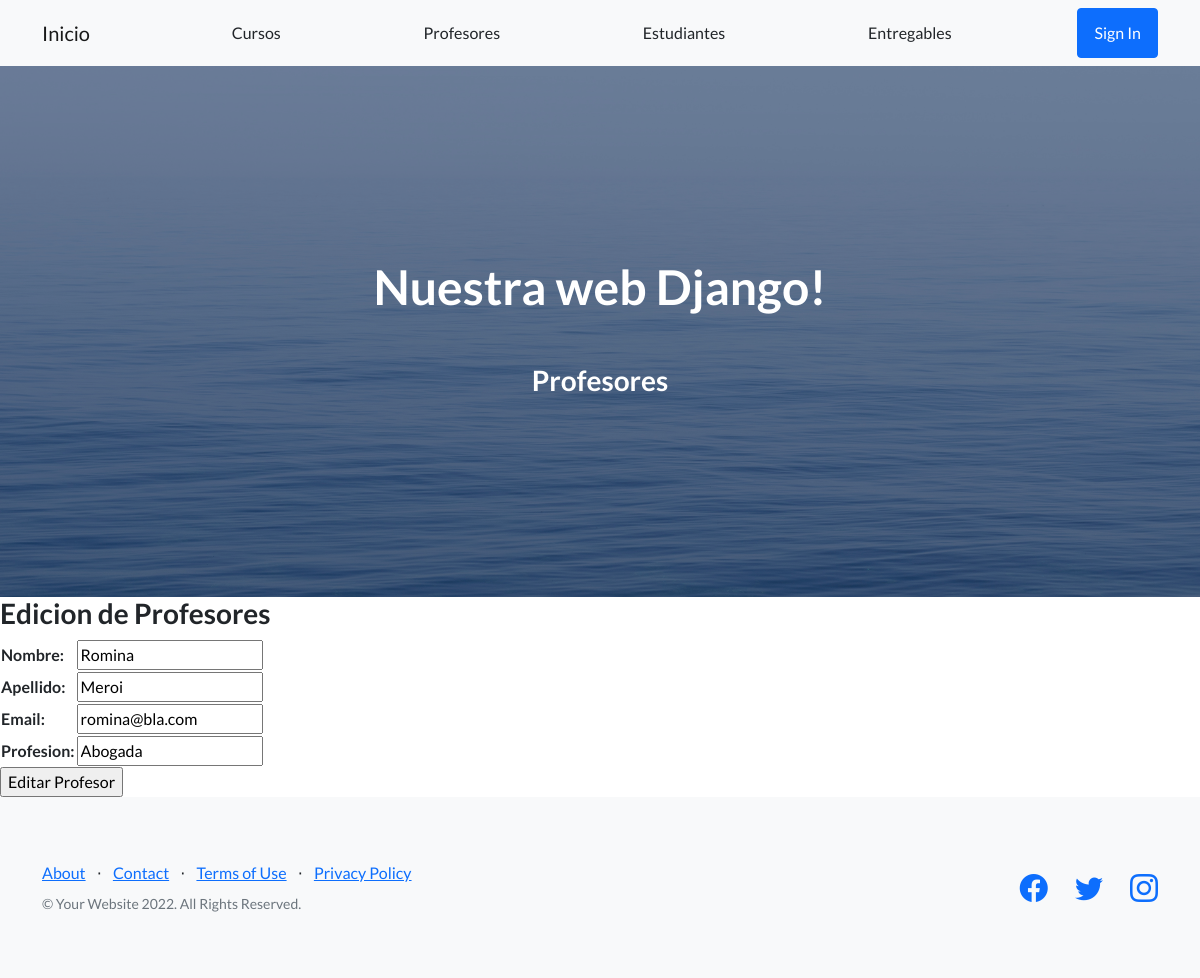
The app's page /AppCoder/editarProfesor/Romina with its own data.
### AppCoder/models.py (models this page shows, shortened)
class Profesor(models.Model):
    nombre = models.CharField(max_length=30)
    apellido = models.CharField(max_length=30)
    email = models.EmailField()
    profesion = models.CharField(max_length=30)

### AppCoder/views.py (the view)
# urls.py: path('editarProfesor/<profesor_nombre>', editarProfesor, name='EditarProfesor'),
def editarProfesor(request, profesor_nombre):
    profesor = Profesor.objects.get(nombre=profesor_nombre)
    if request.method == 'POST':
        miFormulario = ProfesorFormulario(request.POST)
        if miFormulario.is_valid():
            informacion = miFormulario.cleaned_data
            profesor.nombre = informacion['nombre']
            profesor.apellido = informacion['apellido']
            profesor.email = informacion['email']
            profesor.profesion = informacion['profesion']
            profesor.save()
            profesores = Profesor.objects.all()
            contexto = {'profesores': profesores}
            return render(request,'AppCoder/profesores.html', contexto)
    else:
        miFormulario = ProfesorFormulario(initial={'nombre':profesor.nombre, 'apellido':profesor.apellido, 'email':profesor.email, 'profesion':profesor.profesion})
        contexto = {'miFormulario': miFormulario, 'profesor_nombre': profesor_nombre}
        return render(request, 'AppCoder/editarProfesor.html', contexto)

### AppCoder/forms.py
class ProfesorFormulario(forms.Form):
    nombre = forms.CharField(max_length=30)
    apellido = forms.CharField(max_length=30)
    email = forms.EmailField()
    profesion = forms.CharField(max_length=30)

### AppCoder/templates/AppCoder/editarProfesor.html
{% extends "AppCoder/padre.html" %}
{% load static %}
{% block section_name %}
<h3>Profesores</h3>
{% endblock %}
{% block contenidoQueCambia %}
<h3>Edicion de Profesores</h3>
<form action="{% url 'EditarProfesor' profesor_nombre %}" method="POST">{% csrf_token %}
    <table>
        {{miFormulario.as_table}}
    </table>
    <input type="submit" value="Editar Profesor">
{% endblock %}

### records on screen
Profesor: nombre "Romina", apellido "Meroi", email "romina@bla.com", profesion "Abogada"
